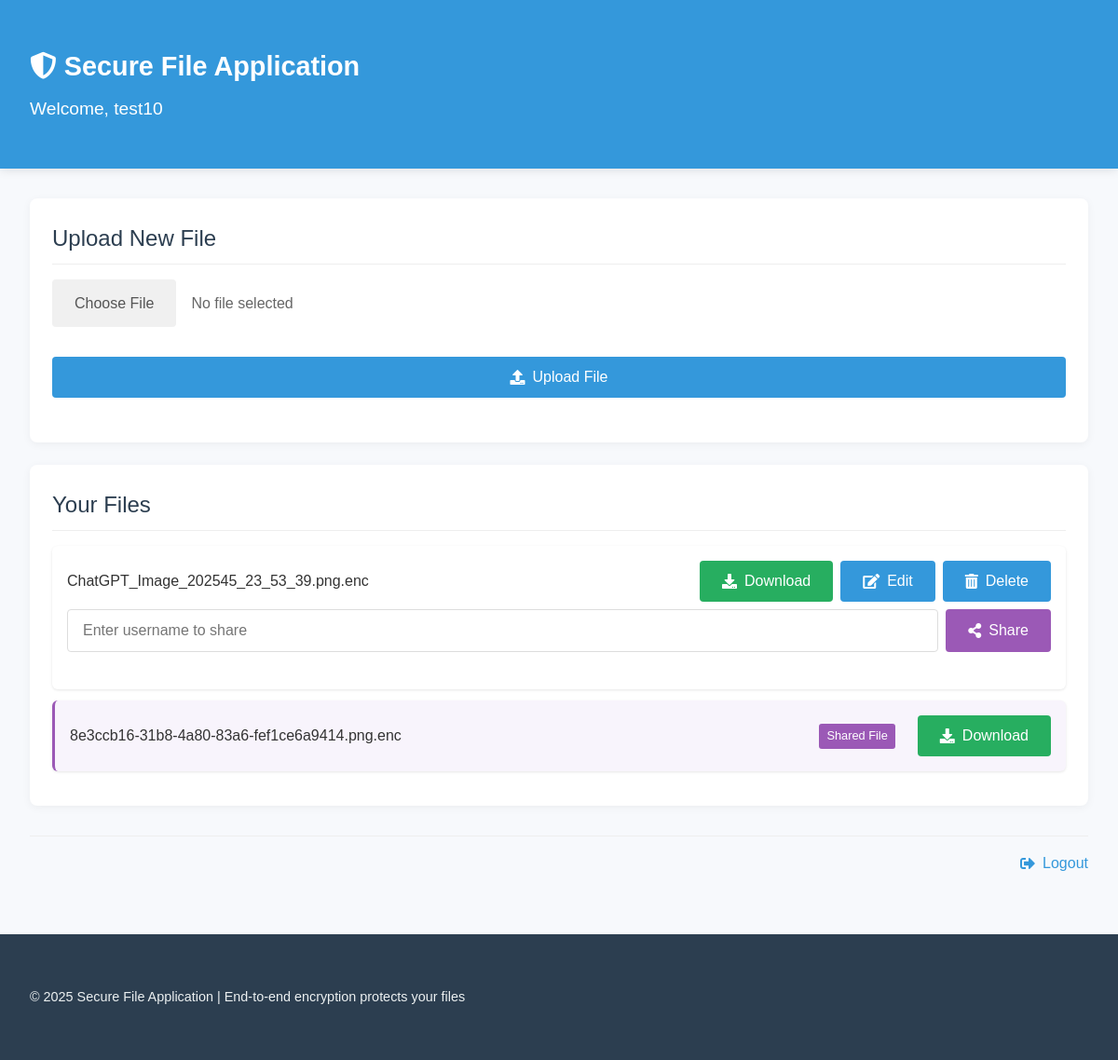
/ (signed in), run on the app's committed database.
### tables this page shows
CREATE TABLE users (
            id INTEGER PRIMARY KEY AUTOINCREMENT,
            username TEXT UNIQUE NOT NULL,
            password TEXT NOT NULL,
            public_key TEXT NOT NULL,
            private_key TEXT NOT NULL,
            otp_secret TEXT DEFAULT NULL  -- 新增 OTP 密鑰欄位
        );

CREATE TABLE files (
            id INTEGER PRIMARY KEY AUTOINCREMENT,
            filename TEXT NOT NULL,
            owner_id INTEGER NOT NULL,
            shared_users TEXT DEFAULT '',
            encryption_key TEXT NOT NULL,
            FOREIGN KEY(owner_id) REFERENCES users(id)
        );

### app.py (the view)
@app.route('/')
@login_required
def index():
    conn = sqlite3.connect('database.db')
    c = conn.cursor()
    c.execute('SELECT * FROM files WHERE owner_id = ?', (current_user.id,))
    owned_files = c.fetchall()
    c.execute('''
        SELECT f.*
        FROM files f
        WHERE f.shared_users LIKE ? OR f.shared_users LIKE ? OR f.shared_users LIKE ?
    ''', (f'%{current_user.id},%', f'%,{current_user.id}', f'{current_user.id}'))
    shared_files = c.fetchall()
    file_dict = {file[0]: file for file in owned_files}
    for file in shared_files:
        if file[0] not in file_dict:
            file_dict[file[0]] = file
    files = list(file_dict.values())
    conn.close()
    return render_template('index.html', files=files)

### app.py (called while the page is built)
@login_manager.user_loader
def load_user(user_id):
    conn = sqlite3.connect('database.db')
    c = conn.cursor()
    c.execute('SELECT * FROM users WHERE id = ?', (user_id,))
    user = c.fetchone()
    conn.close()
    if user:
        return User(user[0], user[1])
    return None

### templates/index.html (shortened to what this page needs)
{% extends "base.html" %} {% block title %}My Files{% endblock %} {% block
header %}Welcome, {{ current_user.username }}{% endblock %} {% block content %}
<div class="main-content">
  <div class="card">
    <h3 class="card-title">Upload New File</h3>
    <form id="uploadForm" class="upload-form">
      <div class="file-input-container">
        <label for="fileInput" class="file-input-label">Choose File</label>
        <span id="selectedFileName" class="selected-file-name"
          >No file selected</span
        >
      </div>
      <button type="submit" class="btn btn-primary">
        <i class="fas fa-upload"></i> Upload File
      </button>
    </form>
  </div>
  <div class="card">
    <h3 class="card-title">Your Files</h3>
    {% if files %}
    <ul class="file-list">
      {% for file in files %}
      <li
        class="file-item {% if file[2] != current_user.id %}shared-file{% endif %}"
      >
        <div class="file-info">
          <span class="file-name">{{ file[1] }}</span>
          {% if file[2] != current_user.id %}
          <span class="file-owner-tag">Shared File</span>
          {% endif %}
        </div>
        <div class="file-actions">
            <button class="btn download-btn" data-file-id="{{ file[0] }}">
              <i class="fas fa-download"></i> Download
            </button>
            {% if file[2] == current_user.id %}
            <button class="btn edit-btn" data-file-id="{{ file[0] }}">
              <i class="fas fa-edit"></i> Edit
            </button>
            <button class="btn btn-danger delete-btn" data-file-id="{{ file[0] }}">
              <i class="fas fa-trash-alt"></i> Delete
            </button>
            {% endif %}
        </div>
          {% if file[2] == current_user.id %}
          <form
            action="{{ url_for('share_file', file_id=file[0]) }}"
            method="POST"
            class="share-form"
          >
            <input
              type="text"
              name="shared_user"
              placeholder="Enter username to share"
            />
            <button type="submit" class="btn btn-share">
              <i class="fas fa-share-alt"></i> Share
            </button>
          </form>
          {% endif %}
      </li>
      {% endfor %}
    </ul>
    {% endif %}
  </div>
</div>
<div class="nav-links">
  <a href="{{ url_for('logout') }}" class="nav-link">
    <i class="fas fa-sign-out-alt"></i> Logout
  </a>
</div>
{% endblock %}

### static/styles.css (style rules this page uses)
* { margin: 0; padding: 0; box-sizing: border-box; }
body { font-family: "Noto Sans TC", "PingFang TC", "Microsoft JhengHei", "微軟正黑體", "Heiti TC", "黑體-繁", sans-serif; line-height: 1.6; color: #333; background-color: #f7f9fc; min-height: 100vh; display: flex; flex-direction: column; }
h3 { font-size: 1.5rem; color: #2c3e50; margin: 1.5rem 0 1rem; font-weight: 500; }
.card { background: white; padding: 1.5rem; border-radius: 8px; box-shadow: 0 2px 10px rgba(0, 0, 0, 0.05); margin-bottom: 1.5rem; }
.card-title { margin-top: 0; margin-bottom: 1rem; padding-bottom: 0.5rem; border-bottom: 1px solid #eee; }
form { margin-bottom: 1.5rem; }
label { display: block; margin-bottom: 0.5rem; font-weight: 500; color: #555; }
input[type="text"], input[type="password"], input[type="file"] { width: 100%; padding: 0.8rem 1rem; border: 1px solid #ddd; border-radius: 4px; font-size: 1rem; transition: border-color 0.3s, box-shadow 0.3s; }
.btn { background-color: #3498db; color: white; border: none; padding: 0.8rem 1.5rem; border-radius: 4px; cursor: pointer; font-size: 1rem; font-weight: 500; transition: background-color 0.3s, transform 0.1s; display: inline-flex; align-items: center; justify-content: center; }
.btn i { margin-right: 0.5rem; }
.btn-primary { background-color: #3498db; }
.upload-form { display: flex; flex-direction: column; gap: 1rem; }
.file-input-container { position: relative; display: flex; align-items: center; margin-bottom: 1rem; }
.file-input-label { background-color: #f0f0f0; color: #555; padding: 0.8rem 1.5rem; border-radius: 4px; cursor: pointer; font-weight: 500; transition: background-color 0.3s; display: inline-flex; align-items: center; margin-right: 1rem; margin-bottom: 0; }
.selected-file-name { flex: 1; white-space: nowrap; overflow: hidden; text-overflow: ellipsis; color: #666; }
.file-list { list-style: none; }
.file-item { background: white; padding: 1rem; margin-bottom: 0.8rem; border-radius: 6px; box-shadow: 0 1px 3px rgba(0, 0, 0, 0.1); display: flex; align-items: center; flex-wrap: wrap; transition: transform 0.2s, box-shadow 0.2s; }
.file-name { flex: 1; font-weight: 500; margin-right: 1rem; }
.file-actions { display: flex; align-items: center; flex-wrap: wrap; gap: 0.5rem; }
.download-btn { background-color: #27ae60; }
.share-form { display: flex; margin-top: 0.5rem; width: 100%; }
.share-form input { flex: 1; margin-bottom: 0; margin-right: 0.5rem; }
.btn-share { background-color: #9b59b6; }
.nav-links { display: flex; justify-content: flex-end; margin-top: 2rem; padding-top: 1rem; border-top: 1px solid #eee; }
.nav-link { color: #3498db; text-decoration: none; font-weight: 500; transition: color 0.3s; display: inline-flex; align-items: center; }
.nav-link i { margin-right: 0.5rem; }
.shared-file { border-left: 3px solid #9b59b6; background-color: #f8f4fc; }
.file-info { display: flex; flex: 1; align-items: center; margin-right: 1rem; }
.file-owner-tag { font-size: 0.8rem; background-color: #9b59b6; color: white; padding: 0.2rem 0.5rem; border-radius: 3px; margin-left: 0.8rem; }

### data on the page
users: username "test10"
files: filename "ChatGPT_Image_202545_23_53_39.png.enc"
files: filename "8e3ccb16-31b8-4a80-83a6-fef1ce6a9414.png.enc", shows "Shared File"
